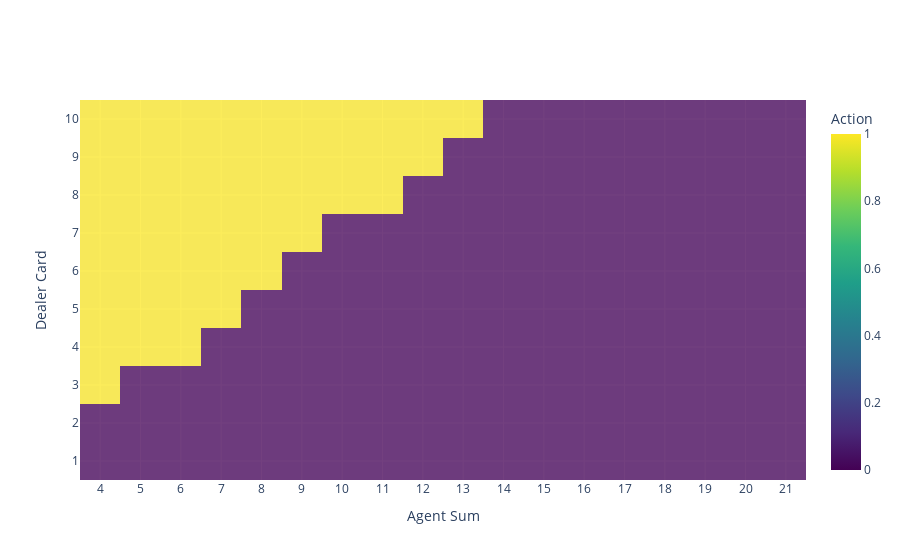

Notebook source saved alongside this figure:
### Markdown cell above
**Heat Map of Policy**

### Code cell
fig = go.Figure(data=go.Heatmap(
    x=df_test_results["Agent Sum"],
    y=df_test_results["Dealer Card"],
    z=df_test_results["Agent Action"],
    colorscale="Viridis",
    colorbar=dict(title="Action"),
    hoverongaps=True,
    opacity = 0.75

))

fig.update_layout(
    xaxis=dict(title="Agent Sum", showgrid=True, dtick=1),
    yaxis=dict(title="Dealer Card", showgrid=True, dtick=1),
    xaxis_side="bottom"
)

fig.show()

### Figure 1 — Plotly figure (JSON) as saved in the notebook; plotly's stock layout.template omitted (floating-point values rounded to 4 significant figures; data arrays with more than 128 entries replaced by an {"elided": "..."} marker saying what was removed)
{"data": [{"colorbar": {"title": {"text": "Action"}}, "colorscale": [[0, "#440154"], [0.1111, "#482878"], [0.2222, "#3e4989"], [0.3333, "#31688e"], [0.4444, "#26828e"], [0.5556, "#1f9e89"], [0.6667, "#35b779"], [0.7778, "#6ece58"], [0.8889, "#b5de2b"], [1, "#fde725"]], "hoverongaps": true, "opacity": 0.75, "type": "heatmap", "x": {"elided": "180 int values"}, "y": {"elided": "180 int values"}, "z": {"elided": "180 int values"}}], "layout": {"xaxis": {"dtick": 1, "showgrid": true, "side": "bottom", "title": {"text": "Agent Sum"}}, "yaxis": {"dtick": 1, "showgrid": true, "title": {"text": "Dealer Card"}}}}
